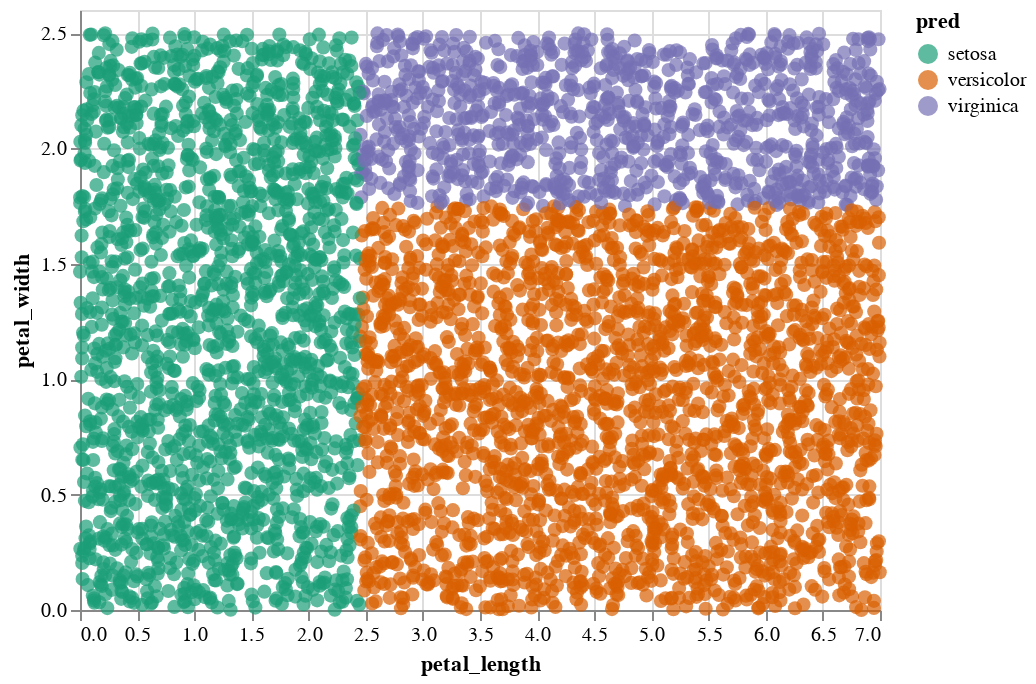

This figure's notebook cell:
### Markdown cell above
Now we make the chart.  This shows a decision tree with three leaf nodes (three regions).  The decision boundaries are straight lines, like for logistic regression.  Moreover, these straight lines are always parallel to the coordinate axes.  So it might sound like decision trees are less flexible than logistic regression classifiers.  But in fact, decision trees are more prone to overfitting than logistic regression classifiers in general, because as the number of leaf nodes increases, the regions can get more and more complex/specialized.

It's worth staring at the following image, together with the illustrated decision tree above (the one produced by `plot_tree`), and seeing how they compare.  For example, do you see why the boundary line at petal width 1.75 only goes to the right?  (Why doesn't it continue all the way to the left of petal length 2.45, in terms of the above visualization of the decision tree?)

### Code cell
alt.Chart(df_art).mark_circle(size=50).encode(
    x="petal_length",
    y="petal_width",
    color=alt.Color("pred", scale=alt.Scale(scheme="dark2")),
    tooltip=["petal_length", "petal_width"]
)

### Figure 1 — Vega-Lite specification as saved in the notebook (floating-point values rounded to 4 significant figures; data arrays with more than 128 entries replaced by an {"elided": "..."} marker saying what was removed)
{"config": {"view": {"continuousWidth": 400, "continuousHeight": 300}}, "data": {"name": "data-3b24e0da63f2c761ef127e944465fe96"}, "mark": {"type": "circle", "size": 50}, "encoding": {"color": {"field": "pred", "scale": {"scheme": "dark2"}, "type": "nominal"}, "tooltip": [{"field": "petal_length", "type": "quantitative"}, {"field": "petal_width", "type": "quantitative"}], "x": {"field": "petal_length", "type": "quantitative"}, "y": {"field": "petal_width", "type": "quantitative"}}, "$schema": "https://vega.github.io/schema/vega-lite/v4.17.0.json", "datasets": {"data-3b24e0da63f2c761ef127e944465fe96": {"elided": "5000 records"}}}
